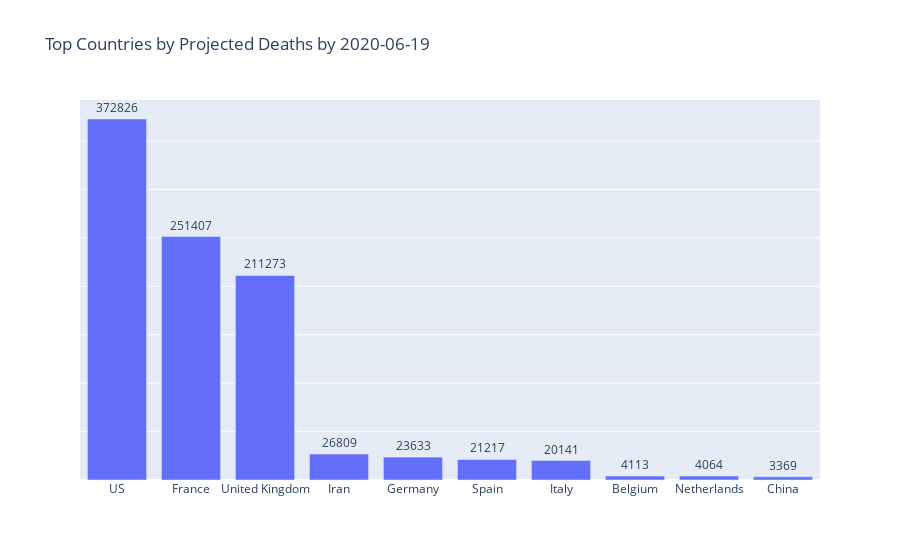

Notebook code cell kept with this figure:
### Code cell
totalcases = pd_sims_enddate.loc['projectedDeaths'].sort_values(ascending=False)
top10 = totalcases.head(10)
fig = go.Figure(go.Bar(x=top10.index, y=top10.values,
                      text=top10.values,
            textposition='outside'))
fig.update_layout(title_text='Top Countries by Projected Deaths by '+enddate)
fig.update_yaxes(showticklabels=False)

fig.show()

### Figure 1 — Plotly figure (JSON) as saved in the notebook; plotly's stock layout.template omitted (floating-point values rounded to 4 significant figures)
{"data": [{"text": [372826, 251407, 211273, 26809, 23633, 21217, 20141, 4113, 4064, 3369], "textposition": "outside", "type": "bar", "x": ["US", "France", "United Kingdom", "Iran", "Germany", "Spain", "Italy", "Belgium", "Netherlands", "China"], "y": [372826, 251407, 211273, 26809, 23633, 21217, 20141, 4113, 4064, 3369]}], "layout": {"title": {"text": "Top Countries by Projected Deaths by 2020-06-19"}, "yaxis": {"showticklabels": false}}}
